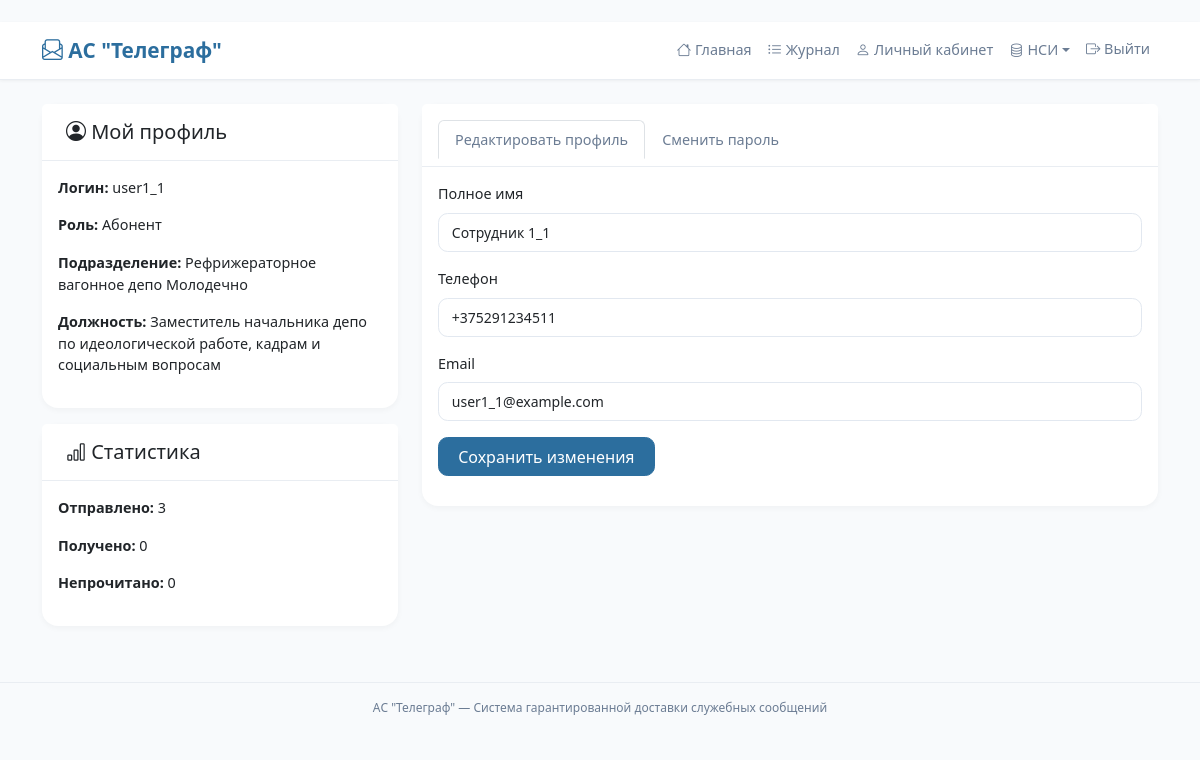
The page /profile/ (signed in) on the database its author committed.
### core/models.py (models this page shows, shortened)
class User(AbstractUser):
    role = models.CharField(max_length=10, choices=Role.choices, default=Role.USER, verbose_name='Роль')
    full_name = models.CharField(max_length=255, verbose_name='Полное имя')
    phone = models.CharField(max_length=20, blank=True, null=True, verbose_name='Телефон')
    email = models.EmailField(blank=True, null=True, verbose_name='Email')
    department = models.ForeignKey(Department, on_delete=models.SET_NULL, null=True, blank=True, verbose_name='Подразделение')
    position = models.ForeignKey(Position, on_delete=models.SET_NULL, null=True, blank=True, verbose_name='Должность')

class Department(models.Model):
    code = models.CharField(max_length=20, unique=True, verbose_name='Код подразделения')
    name = models.CharField(max_length=255, verbose_name='Наименование')
    class Meta:
        verbose_name = 'Подразделение'
        verbose_name_plural = 'Подразделения'

class Position(models.Model):
    name = models.CharField(max_length=255, verbose_name='Название должности')
    department = models.ForeignKey(Department, on_delete=models.CASCADE, verbose_name='Подразделение')
    class Meta:
        verbose_name = 'Должность'
        verbose_name_plural = 'Должности'

### core/views.py (the view)
# urls.py: path('profile/', views.profile, name='profile'),
@login_required
def profile(request):
    user = request.user
    if request.method == 'POST':
        if 'update_profile' in request.POST:
            form = UserProfileForm(request.POST, instance=user)
            if form.is_valid():
                form.save()
                messages.success(request, 'Профиль обновлён.')
                return redirect('profile')
        elif 'change_password' in request.POST:
            password_form = PasswordChangeForm(user, request.POST)
            if password_form.is_valid():
                user = password_form.save()
                update_session_auth_hash(request, user)  # сохраняем сессию
                messages.success(request, 'Пароль изменён.')
                return redirect('profile')
            else:
                messages.error(request, 'Ошибка при смене пароля.')
    else:
        form = UserProfileForm(instance=user)
        password_form = PasswordChangeForm(user)
    sent_count = Telegram.objects.filter(author=user).count()
    received_count = TelegramRecipient.objects.filter(user=user).count()
    unread_count = TelegramRecipient.objects.filter(user=user, status='PENDING').count()
    context = {
        'form': form,
        'password_form': password_form,
        'sent_count': sent_count,
        'received_count': received_count,
        'unread_count': unread_count,
    }
    return render(request, 'core/profile.html', context)

### core/forms.py
class UserProfileForm(forms.ModelForm):
    class Meta:
        model = User
        fields = ['full_name', 'phone', 'email']
        widgets = {
            'full_name': forms.TextInput(attrs={'class': 'form-control'}),
            'phone': forms.TextInput(attrs={'class': 'form-control'}),
            'email': forms.EmailInput(attrs={'class': 'form-control'}),
        }

### core/templates/core/profile.html (shortened to what this page needs)
﻿{% extends 'base.html' %}
{% block content %}
<div class="row">
    <div class="col-md-4">
        <div class="card mb-3">
            <div class="card-header bg-white">
                <h5 class="mb-0"><i class="bi bi-person-circle"></i> Мой профиль</h5>
            </div>
            <div class="card-body">
                <p><strong>Логин:</strong> {{ request.user.username }}</p>
                <p><strong>Роль:</strong> {{ request.user.get_role_display }}</p>
                <p><strong>Подразделение:</strong> {{ request.user.department.name|default:"—" }}</p>
                <p><strong>Должность:</strong> {{ request.user.position.name|default:"—" }}</p>
            </div>
        </div>
        <div class="card">
            <div class="card-header bg-white">
                <h5 class="mb-0"><i class="bi bi-bar-chart"></i> Статистика</h5>
            </div>
            <div class="card-body">
                <p><strong>Отправлено:</strong> {{ sent_count }}</p>
                <p><strong>Получено:</strong> {{ received_count }}</p>
                <p><strong>Непрочитано:</strong> {{ unread_count }}</p>
            </div>
        </div>
    </div>
    <div class="col-md-8">
        <div class="card">
            <div class="card-header bg-white">
                <ul class="nav nav-tabs card-header-tabs">
                    <li class="nav-item">
                        <button class="nav-link active" data-bs-toggle="tab" data-bs-target="#editProfile">Редактировать профиль</button>
                    </li>
                    <li class="nav-item">
                        <button class="nav-link" data-bs-toggle="tab" data-bs-target="#changePassword">Сменить пароль</button>
                    </li>
                </ul>
            </div>
            <div class="card-body">
                <div class="tab-content">
                    <div class="tab-pane fade show active" id="editProfile">
                        <form method="post">
                            <div class="mb-3">
                                <label class="form-label">Полное имя</label>
                                <input type="text" name="full_name" value="{{ form.full_name.value|default:'' }}" class="form-control">
                            </div>
                            <div class="mb-3">
                                <label class="form-label">Телефон</label>
                                <input type="text" name="phone" value="{{ form.phone.value|default:'' }}" class="form-control">
                            </div>
                            <div class="mb-3">
                                <label class="form-label">Email</label>
                                <input type="email" name="email" value="{{ form.email.value|default:'' }}" class="form-control">
                            </div>
                            <button type="submit" class="btn btn-primary">Сохранить изменения</button>
                        </form>
                    </div>
                </div>
            </div>
        </div>
    </div>
</div>
{% endblock %}

### core/templates/base.html (style rules this page uses)
:root { --primary: #2c6e9e; --primary-light: #e1edf7; --primary-dark: #1a5270; --bg-light: #f8fafc; --card-white: #ffffff; --border-light: #e9edf2; --text-dark: #2c3e50; --text-muted: #6b7c93; --hover-gray: #f1f5f9; }
body { background-color: var(--bg-light); font-family: 'Segoe UI', 'Roboto', system-ui, sans-serif; color: var(--text-dark); font-size: 0.9rem; }
.nav-link { color: var(--text-muted) !important; font-weight: 500; }
.card { border: none; border-radius: 1rem; background-color: var(--card-white); box-shadow: 0 2px 6px rgba(0,0,0,0.04); margin-bottom: 1.5rem; }
.card-header { background-color: transparent; border-bottom: 1px solid var(--border-light); font-weight: 600; padding: 1rem 1.5rem; }
.btn { border-radius: 0.6rem; font-weight: 500; padding: 0.4rem 1.2rem; }
.btn-primary { background-color: var(--primary); border-color: var(--primary); }
.form-control, .form-select { border-radius: 0.6rem; border: 1px solid #e2e8f0; font-size: 0.875rem; padding: 0.5rem 0.8rem; }

### rows shown on the page
User: user.username "user1_1", user.role "Абонент", user.department.name "Рефрижераторное вагонное депо Молодечно", user.position.name "Заместитель начальника депо по идеологической работе, кадрам и социальным вопросам", full_name "Сотрудник 1_1", phone "+375291234511", email "user1_1@example.com"

### other values the page prints
{{ sent_count }} "3"
{{ received_count }} "0"
{{ unread_count }} "0"
